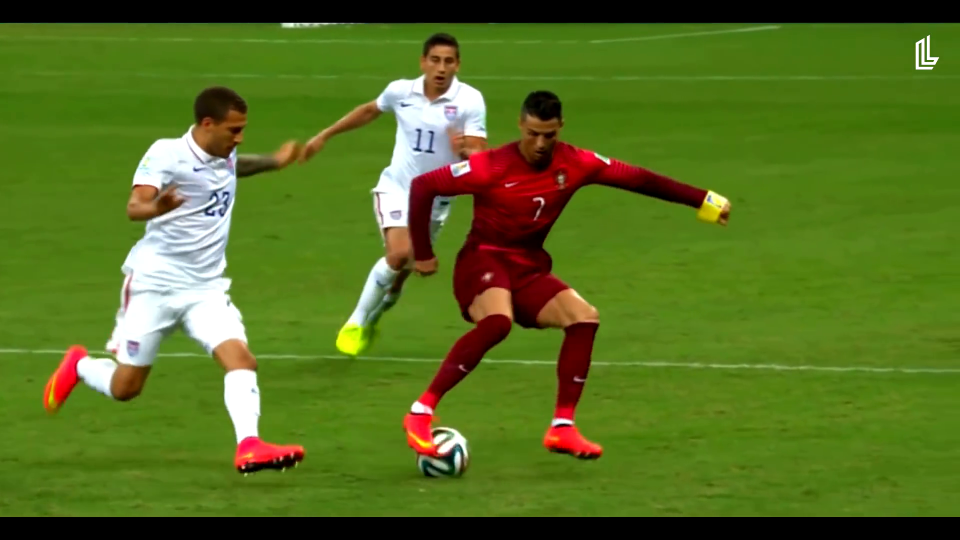
#> input picture frame 24 of image processing codes/KODLAR5_Temel_Video_Islemleri/KODLAR5_Temel_Video_Islemleri/Video_Futbol.mp4, 1920 x 1080 px, given in place of Video_Trafic.mp4, which was not available (shown at 1/2 size)
$ python K5_10_Video_Tum_Kanallar_Min_Maks_Cek.py
#> lines starting #> are read from the running program, lines starting #| are printed output that depends on the picture; pictures that were not available may be replaced by others from this repository, and a replacement may not be noted
# -*- coding: utf-8 -*-
"""
Created on Thu Mar 14 13:17:59 2024

@author: muozi
"""

import cv2

# Kamera bağlantısını başlat
kamera = cv2.VideoCapture('Video_Trafic.mp4')

while True:
    # Kameradan görüntüyü al
    ret, goruntu = kamera.read()
#> goruntu is the input picture: shape (1080, 1920, 3); mean B, G, R 33.2, 110.6, 86.8

    cv2.imshow('WebCam', goruntu)

    goruntu[:,:,0]=255
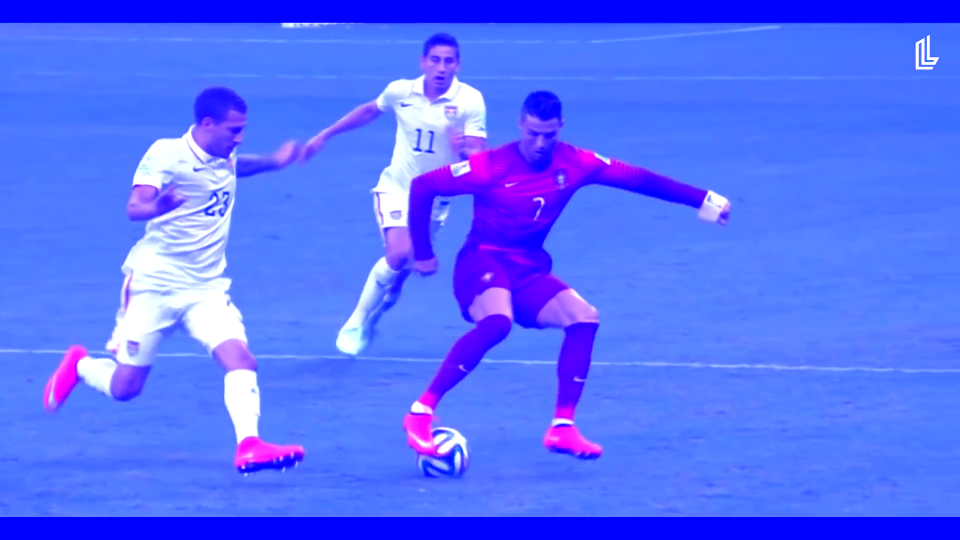
#> goruntu: shape (1080, 1920, 3) (shown at 1/2 size); mean B, G, R 255, 110.6, 86.8
    goruntu[:,:,1]=255
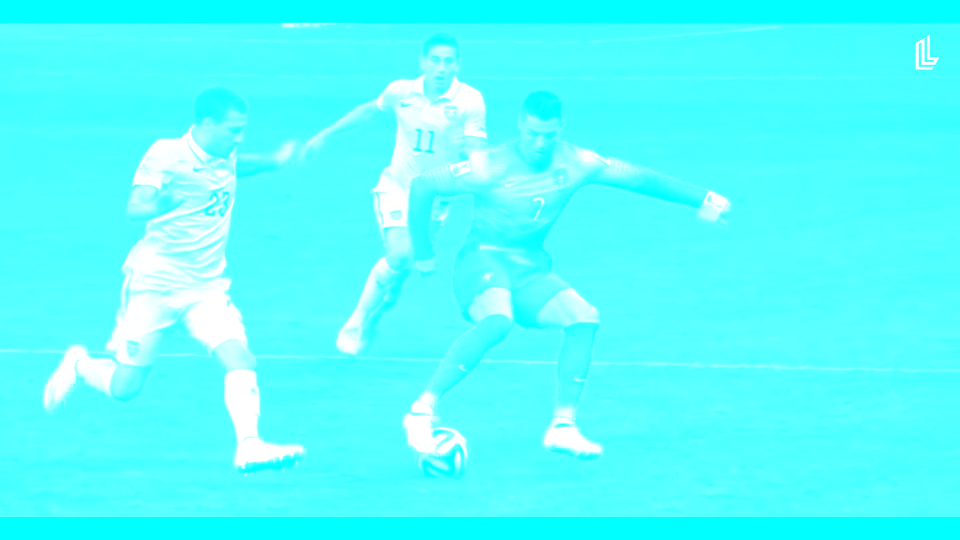
#> goruntu: shape (1080, 1920, 3) (shown at 1/2 size); mean B, G, R 255, 255, 86.8
    goruntu[:,:,2]=255
#> goruntu: shape (1080, 1920, 3); every value is 255

    # Görüntüyü göster
    cv2.imshow('WebCam_Tum_kanalar_Max', goruntu)

    goruntu[:,:,0]=0
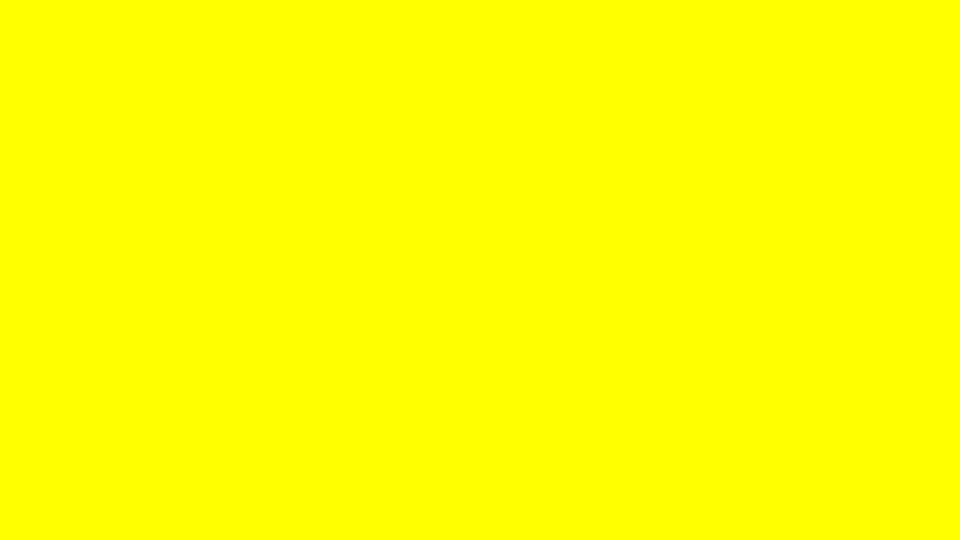
#> goruntu: shape (1080, 1920, 3) (shown at 1/2 size); mean B, G, R 0, 255, 255
    goruntu[:,:,1]=0
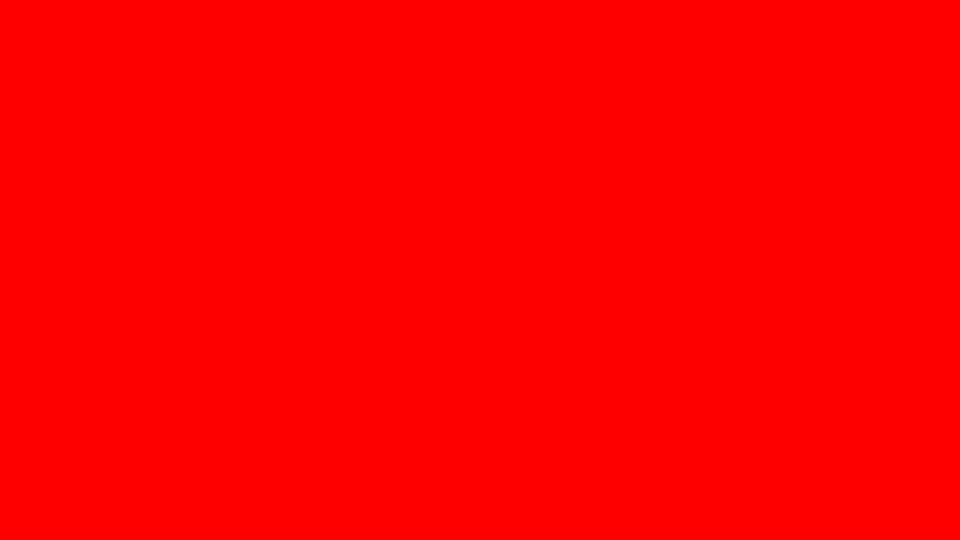
#> goruntu: shape (1080, 1920, 3) (shown at 1/2 size); mean B, G, R 0, 0, 255
    goruntu[:,:,2]=0
#> goruntu: shape (1080, 1920, 3); every value is 0

    cv2.imshow('WebCam_Tum_Kanallar_Min', goruntu)


    # 'q' tuşuna basıldığında döngüden çık
    if cv2.waitKey(25) & 0xFF == ord('q'):
#> (key q is pressed here)
        break

# Kamera bağlantısını serbest bırak
kamera.release()
# Tüm pencereleri kapat
cv2.destroyAllWindows()

$ run again, starting later in the video
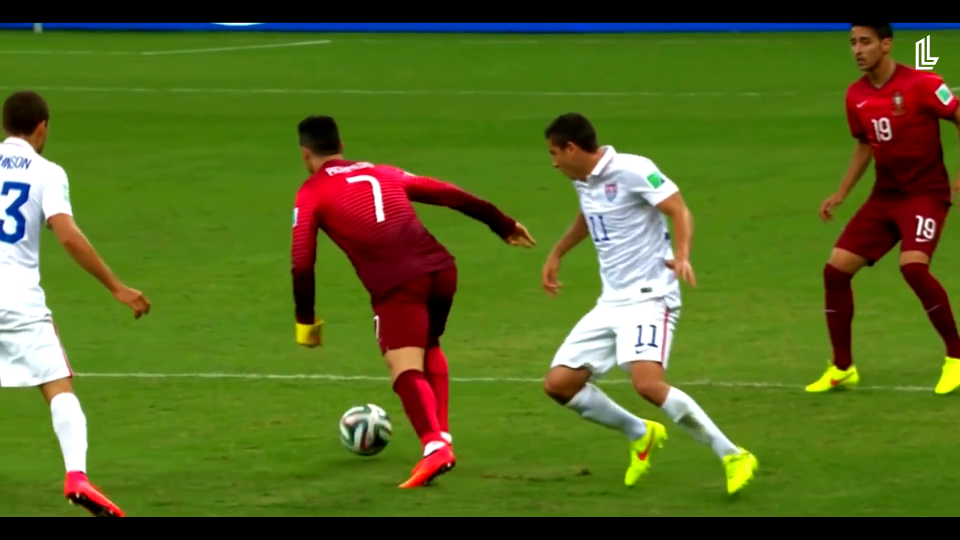
#> input picture frame 108 of image processing codes/KODLAR5_Temel_Video_Islemleri/KODLAR5_Temel_Video_Islemleri/Video_Futbol.mp4, 1920 x 1080 px, given in place of Video_Trafic.mp4, which was not available (shown at 1/2 size)
#> goruntu is the input picture: shape (1080, 1920, 3); mean B, G, R 34.9, 105.6, 87
#> `goruntu[:,:,0]=255`:
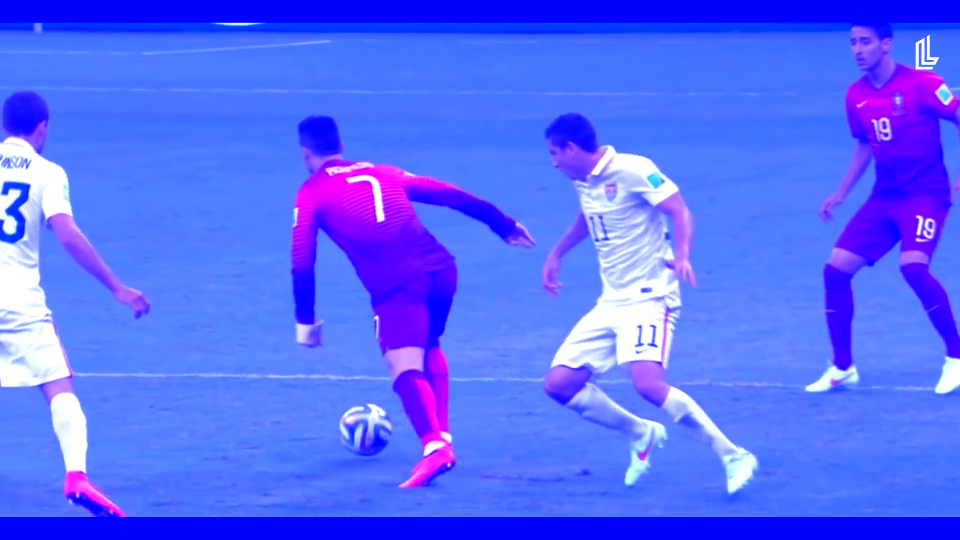
#> goruntu: shape (1080, 1920, 3) (shown at 1/2 size); mean B, G, R 255, 105.6, 87
#> `goruntu[:,:,1]=255`:
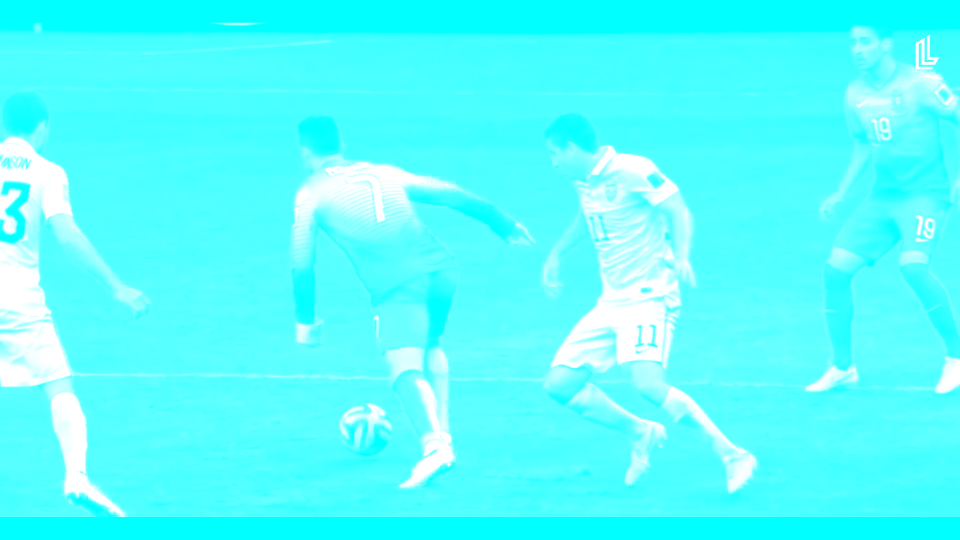
#> goruntu: shape (1080, 1920, 3) (shown at 1/2 size); mean B, G, R 255, 255, 87

$ run again, starting later in the video
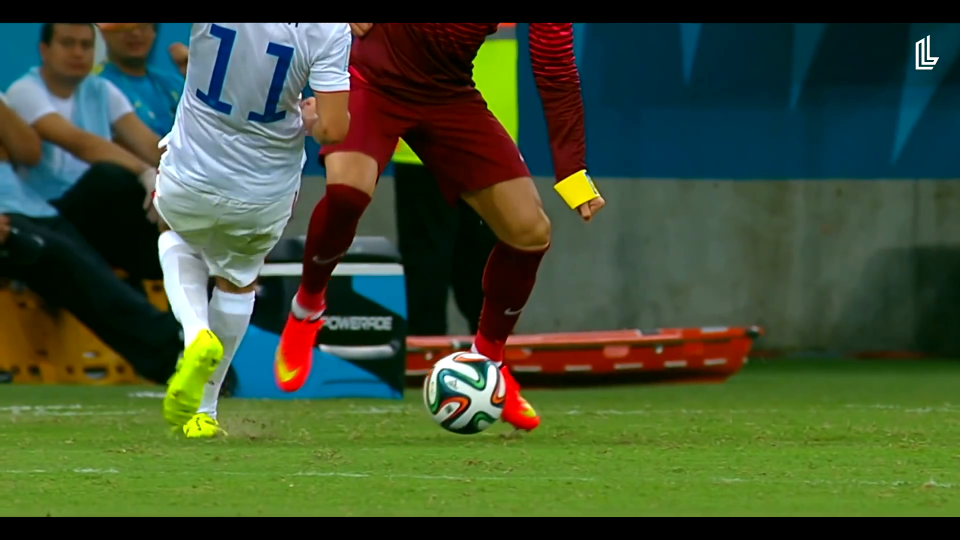
#> input picture frame 193 of image processing codes/KODLAR5_Temel_Video_Islemleri/KODLAR5_Temel_Video_Islemleri/Video_Futbol.mp4, 1920 x 1080 px, given in place of Video_Trafic.mp4, which was not available (shown at 1/2 size)
#> goruntu is the input picture: shape (1080, 1920, 3); mean B, G, R 51.8, 79.8, 64
#> `goruntu[:,:,0]=255`:
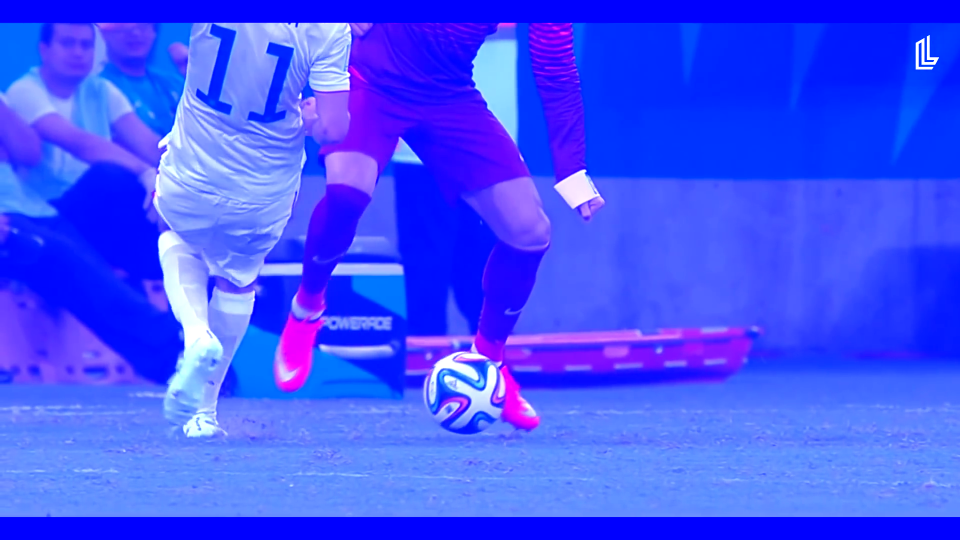
#> goruntu: shape (1080, 1920, 3) (shown at 1/2 size); mean B, G, R 255, 79.8, 64
#> `goruntu[:,:,1]=255`:
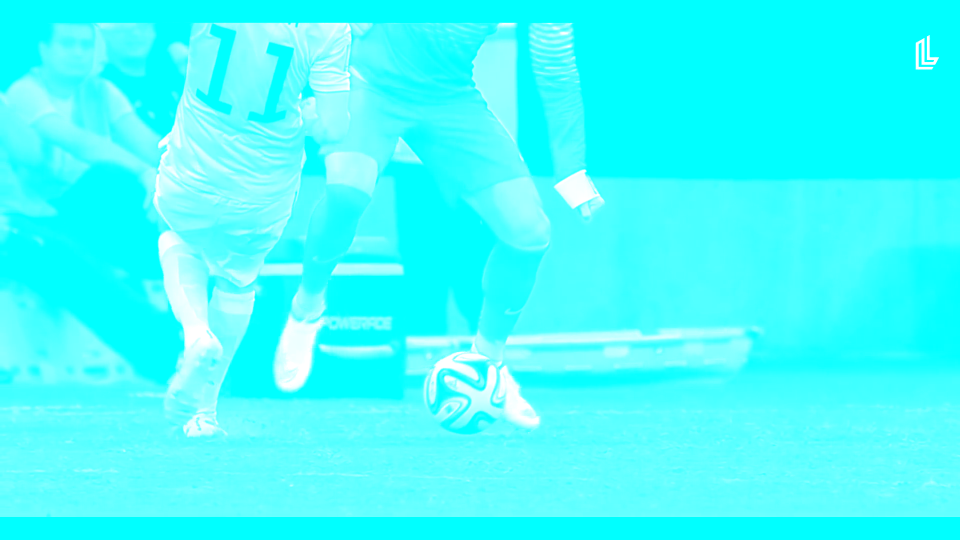
#> goruntu: shape (1080, 1920, 3) (shown at 1/2 size); mean B, G, R 255, 255, 64
